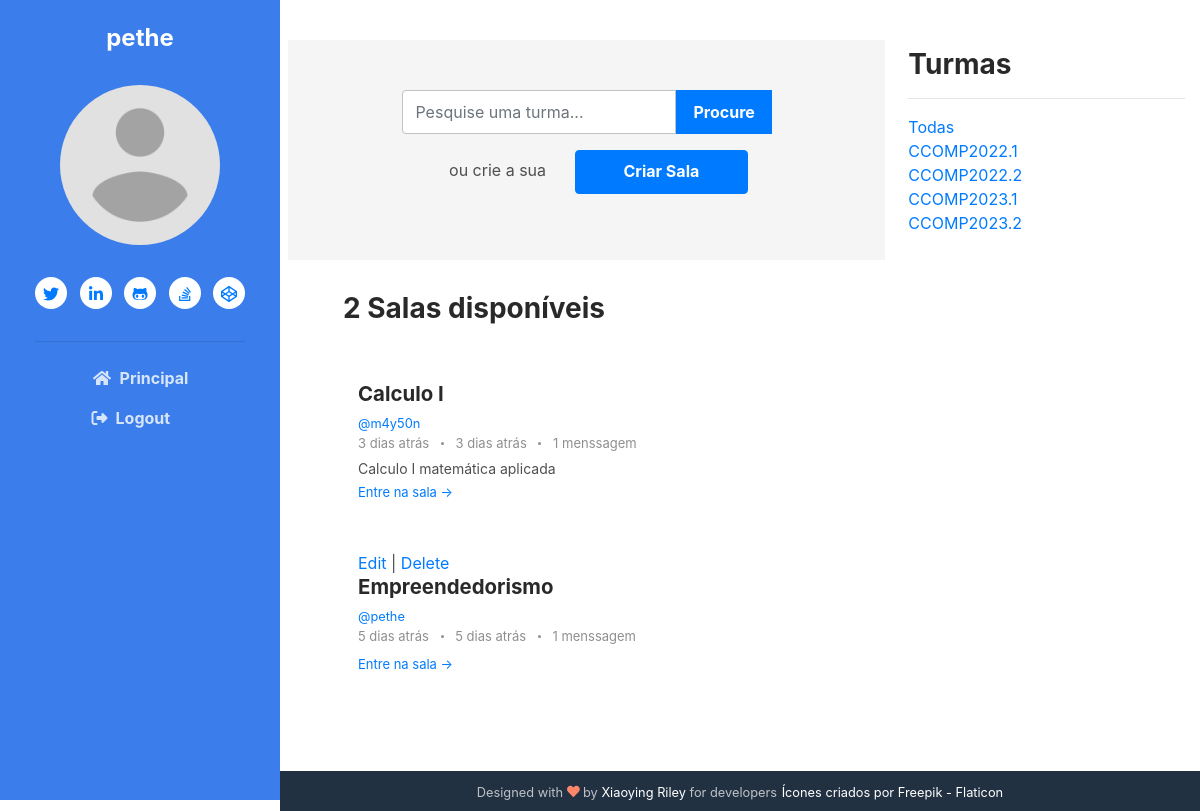
The page /?q=CCOMP2023.2 (signed in) on the database as committed earlier.
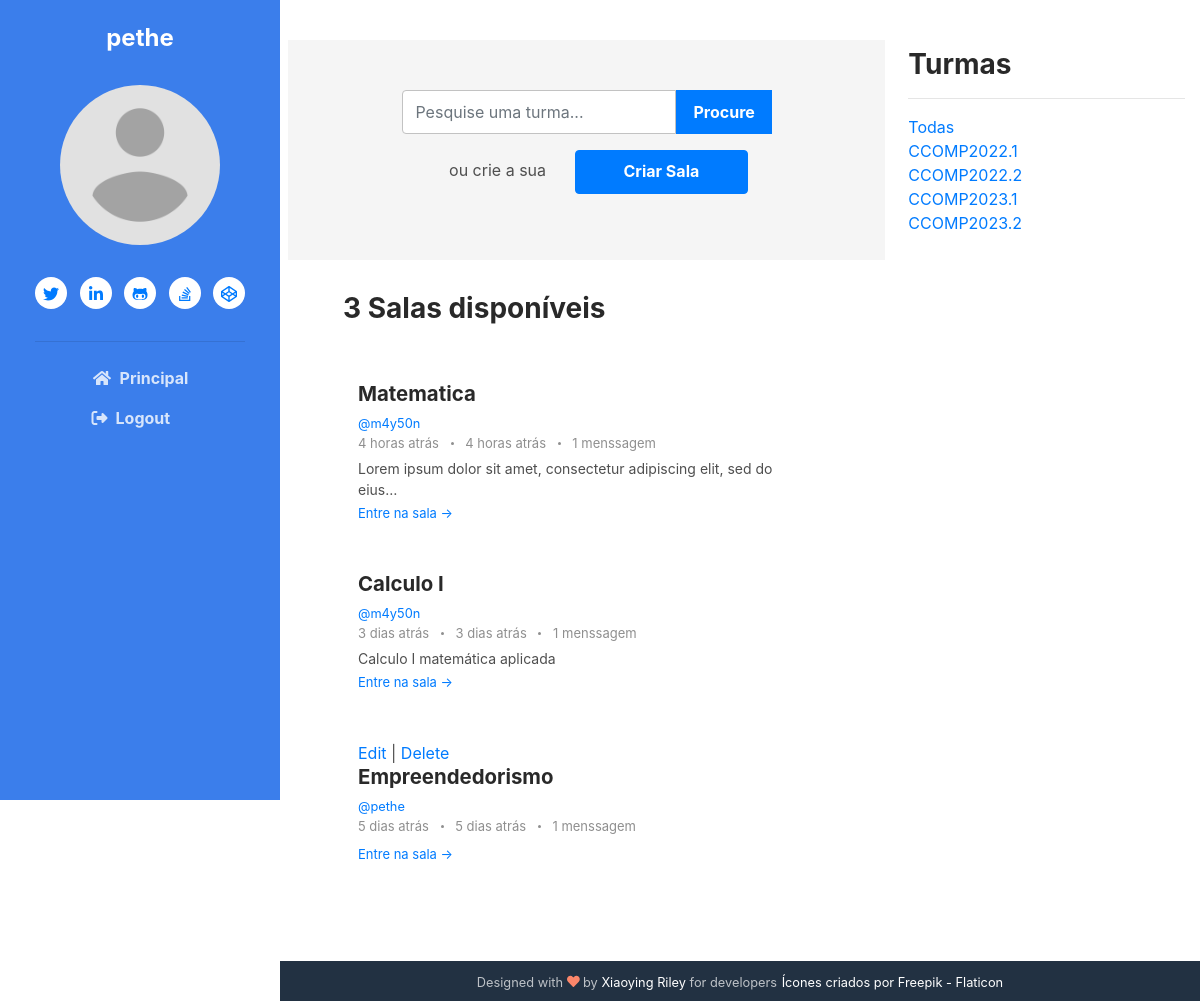
The same page on the database as committed later.
### base/models.py (models this page shows, shortened)
class Room(models.Model):
    host = models.ForeignKey(User, on_delete=models.SET_NULL, null=True)
    classe = models.ForeignKey(Classe, on_delete=models.SET_NULL, null=True)
    name = models.CharField(max_length=200)
    desc = models.TextField(null=True, blank=True)
    room_join = models.CharField(default='room', max_length=20)
    participants = models.ManyToManyField(
        User, related_name='participants', blank=True)
    updated = models.DateTimeField(auto_now=True)
    created = models.DateTimeField(auto_now_add=True)
    created_in = models.TextField(default='capsulat', blank=True)
    crypt_key = models.CharField(max_length=23)
    class Meta:
        ordering = ['-updated', '-created']

class Message(models.Model):
    user = models.ForeignKey(User, on_delete=models.CASCADE)
    room = models.ForeignKey(Room, on_delete=models.CASCADE)
    body = models.TextField()
    update = models.DateTimeField(auto_now=True)
    created = models.DateTimeField(auto_now_add=True)
    created_in = models.TextField(null=True, blank=True)

class Classe(models.Model):
    name = models.CharField(max_length=200)

### base/views.py (the view)
# urls.py: path('', views.home, name="home"),
def home(request):
    q = request.GET.get('q') if request.GET.get(
        'q') != None else ''
    rooms = Room.objects.filter(Q(classe__name__icontains=q) | Q(
        name__icontains=q) | Q(desc__icontains=q)).order_by('-created')
    howLongAgo(rooms)
    classes = Classe.objects.all()
    room_count = rooms.count()
    room_messages = Message.objects.filter(
        Q(room__classe__name__icontains=q) | Q(
            room__name__icontains=q)).order_by('-created')
    howLongAgo(room_messages)
    recent_activity = room_messages[:6]
    context = {'rooms': rooms, 'classes': classes,
               'q': q, 'room_count': room_count, 'room_messages': room_messages,
               'recent_activity': recent_activity}
    return render(request, 'base/home.html', context)

### base/views.py (called while the page is built)
def timesince(dt, default="agora"):
    now = datetime.now()
    diff = now - dt
    periods = (
        (diff.days // 365, "ano", "anos"),
        (diff.days // 30, "mês", "meses"),
        (diff.days // 7, "semana", "semanas"),
        (diff.days, "dia", "dias"),
        (diff.seconds // 3600, "hora", "horas"),
        (diff.seconds // 60, "minuto", "minutos"),
        (diff.seconds - 30, "segundo", "segundos"),
    )
    for period, singular, plural in periods:
        if period >= 1:
            return "%d %s atrás" % (period, singular if period == 1 else plural)
    return default

### base/templates/base/home.html
{% extends 'main.html' %}
{% load static %}
{% block content %}
	<link rel="stylesheet" href="{% static 'styles/main.css' %}">
	<div class="main-2-column">
		<div class="mt-4">
			<div class="search-bar m-2 my-md-3 d-flex flex-wrap justify-content-center align-items-center">
				<form action="" method="get">
					<div class="input-group">
						<input type="text"  name=q class="form-control" placeholder="Pesquise uma turma..." aria-label="Pesquise uma turma..." aria-describedby="basic-addon1">
						<div class="input-group-prepend">
						  <input type="submit" class="input-group btn btn-primary" id="basic-addon1" value="Procure">
						</div>
					</div>
				</form>
				<div class="my-3">
					<p class="mx-4 my-2 d-inline">ou crie a sua</p>
					<a class="btn btn-primary py-2 px-5" href="{% url 'create-room' %}">Criar Sala</a>
				</div>
			</div>
			<div class="container">
				<h3 class="pl-5 pt-3">{{room_count}} Salas disponíveis</h3>
				{% include 'base/feed_component.html' %}
			</div>
		</div>
		<div class="d-flex flex-column pt-5">
			{% include 'base/classes_component.html' %}
		</div>
	</div>
{% endblock content%}

### base/templates/base/feed_component.html
{% load humanize %}
<section class="blog-list px-3 py-5 p-md-5 ">
    <div class="container">
        {% for room in rooms %}
            {% if request.user == room.host %}
                <a href="{% url 'update-room' room.id%}">Edit</a>
                |
                <a href="{% url 'delete-room' room.id%}">Delete</a>
            {% endif %}
            <div class="item mb-5">
                <div class="media">
                    <div class="media-body">
                        <h3 class="title mb-1">
                            <a href="{% url 'join' room.id%}">
                                {{room.name}}
                            </a>
                        </h3>
                        <small><a href="{% url 'user-profile' room.host.id %}">@{{room.host.username}}</a></small>
                        <div class="meta mb-1"><span class="date">
                            {{room.created_in}}
                        </span>
                            {% if room.message_set.all.count > 0 %}
                            <span class="time">
                            {% for m in room.message_set.all %}
                                {% if forloop.last %}
                                {{m.created_in}}
                                {% endif %}
                            {% endfor%}
                            </span>
                            {% endif %}
                            <span class="comment">
                                <a href="#">
                                    {{room.message_set.all.count}}
                                {% if room.message_set.all.count > 1 or room.message_set.all.count == 0%}
                                    menssagens
                                {% else %}
                                    menssagem
                                {% endif %}
                                </a>
                            </span>
                        </div>
                        <div class="intro">{{room.desc|truncatechars:70}}</div>
                        <a class="more-link" href="{% url 'room' room.id%}">Entre na sala &rarr;</a>
                    </div>
                </div>
            </div>
        {% endfor %}
    </div>
</section>

### base/templates/base/classes_component.html
<div class="container">
    <h3>Turmas</h3>
    <hr/>
    <a href="{% url 'home' %}">Todas</a>
    {% for classe in classes %}
    <div>
        <a href="{% url 'home' %}?q={{classe.name}}">{{classe.name}}</a>
    </div>
    {% endfor %}
</div>

Rows that differ between the two databases and show on the page:
added Room: name "Matematica", host.username "m4y50n", created_in "4 horas atrás", message_set.all.count "1", shows "menssagem", desc "Lorem ipsum dolor sit amet, consectetur adipiscing elit, sed do eius…"
added Message: created_in "4 horas atrás", shown under "Matematica"
Other text that changed with them:
{{ room_count }}: "2" → "3"
